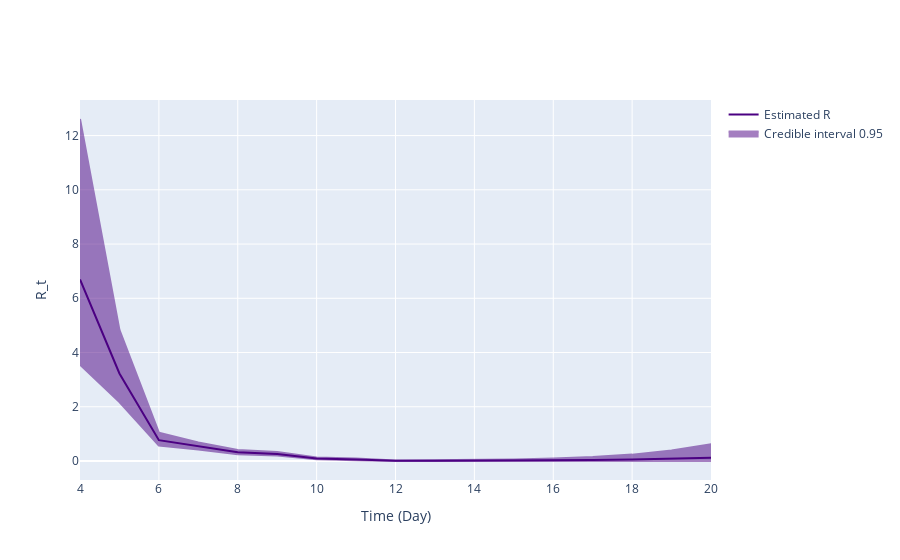

The code cell stored with this chart in its notebook:
### Markdown cell above
Here, we estimate the Rt profile for the population used in the estimates of the true R0. Expected R0 here = 2.8.

### Code cell
df6 = pd.read_csv('NewEpiabm/epiabm/python_examples/age_stratified_example/simulation_outputs/output_with_age.csv')

df6 = df6.drop(["InfectionStatus.Exposed",
                              "InfectionStatus.InfectASympt",
                              "InfectionStatus.InfectGP",
                              "InfectionStatus.InfectHosp",
                              "InfectionStatus.InfectICU",
                              "InfectionStatus.InfectICURecov",
                              "InfectionStatus.Dead"],
                             axis=1)
df6 = df6.groupby(["time"]).agg(
                                {"InfectionStatus.Susceptible": 'sum',
                                 "InfectionStatus.InfectMild": 'sum',
                                 "InfectionStatus.Recovered": 'sum'})

x = df6['InfectionStatus.Susceptible']
locally_infected_cases = -np.diff(x.values)[:20]
locally_infected_cases = [1] + list(locally_infected_cases)


# Build the serial interval w_s
num_timepoints = len(locally_infected_cases)
ws_mean = SI_mean
ws_var = SI_sd**2
theta = ws_var / ws_mean
k = ws_mean / theta
w_dist = scipy.stats.gamma(k, scale=theta)
disc_w = w_dist.pdf(np.arange(num_timepoints))


# Same inference, but using the LocImpBranchProPosterior
tau = 3
R_t_start = tau+1
a = 1
b = 1/5


# Transform our incidence data into pandas dataframes
inc_data = pd.DataFrame(
    {
        'Time': np.arange(num_timepoints),
        'Incidence Number': locally_infected_cases
    }
)

inference = branchpro.BranchProPosteriorMultSI(
    inc_data=inc_data, 
    daily_serial_intervals=serial_intervals,
    alpha=a,
    beta=b)

# inference = branchpro.BranchProPosterior(
#     inc_data=inc_data,
#     daily_serial_interval=disc_w,
#     alpha=a,
#     beta=b)


inference.run_inference(tau=tau)
intervals = inference.get_intervals(central_prob=.95)


# Inference plot using class method results
fig = branchpro.ReproductionNumberPlot()
fig.add_interval_rt(intervals)
fig.update_labels(time_label='Time (Day)', r_label='R_t')
fig.show_figure()

first_week = intervals['Mean'][:7]

print('Average Rt over the first week = ', statistics.mean(first_week))

### Figure 1 — Plotly figure (JSON) as saved in the notebook; plotly's stock layout.template omitted (floating-point values rounded to 4 significant figures)
{"data": [{"line": {"color": "indigo"}, "mode": "lines", "name": "Estimated R", "type": "scatter", "x": [4, 5, 6, 7, 8, 9, 10, 11, 12, 13, 14, 15, 16, 17, 18, 19, 20], "y": [6.693, 3.228, 0.7672, 0.5322, 0.3197, 0.2572, 0.09194, 0.05783, 0.00479, 0.006661, 0.009655, 0.01443, 0.02197, 0.0338, 0.05221, 0.08056, 0.1235]}, {"fill": "toself", "fillcolor": "indigo", "line": {"color": "indigo"}, "mode": "lines", "name": "Credible interval 0.95", "opacity": 0.5, "type": "scatter", "x": [4, 5, 6, 7, 8, 9, 10, 11, 12, 13, 14, 15, 16, 17, 18, 19, 20, 20, 19, 18, 17, 16, 15, 14, 13, 12, 11, 10, 9, 8, 7, 6, 5, 4], "y": [12.61, 4.832, 1.045, 0.6792, 0.4065, 0.3301, 0.1317, 0.09302, 0.01724, 0.02463, 0.03667, 0.05656, 0.08961, 0.1446, 0.2354, 0.3835, 0.6188, 0.00199, 0.001435, 0.001016, 0.0007145, 0.0004982, 0.0003465, 0.0002431, 0.0001747, 0.0001304, 0.03187, 0.06059, 0.1993, 0.2529, 0.4234, 0.5716, 2.176, 3.559]}], "layout": {"hovermode": "x unified", "xaxis": {"title": {"text": "Time (Day)"}}, "yaxis": {"title": {"text": "R_t"}}}}
